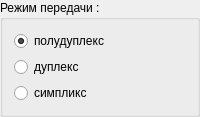
            <widget class="QGroupBox" name="groupBox_4">
             <property name="sizePolicy">
              <sizepolicy hsizetype="Preferred" vsizetype="Expanding">
               <horstretch>0</horstretch>
               <verstretch>0</verstretch>
              </sizepolicy>
             </property>
             <property name="layoutDirection">
              <enum>Qt::LeftToRight</enum>
             </property>
             <property name="title">
              <string>Режим передачи : </string>
             </property>
             <layout class="QVBoxLayout" name="verticalLayout_28">
              <item>
               <widget class="QRadioButton" name="rb_half_duplex">
                <property name="text">
                 <string>полудуплекс</string>
                </property>
                <property name="checked">
                 <bool>true</bool>
                </property>
               </widget>
              </item>
              <item>
               <widget class="QRadioButton" name="rb_duplex">
                <property name="sizePolicy">
                 <sizepolicy hsizetype="Minimum" vsizetype="Fixed">
                  <horstretch>0</horstretch>
                  <verstretch>0</verstretch>
                 </sizepolicy>
                </property>
                <property name="text">
                 <string>дуплекс</string>
                </property>
               </widget>
              </item>
              <item>
               <widget class="QRadioButton" name="rb_simplex">
                <property name="text">
                 <string>симпликс</string>
                </property>
               </widget>
              </item>
             </layout>
            </widget>
